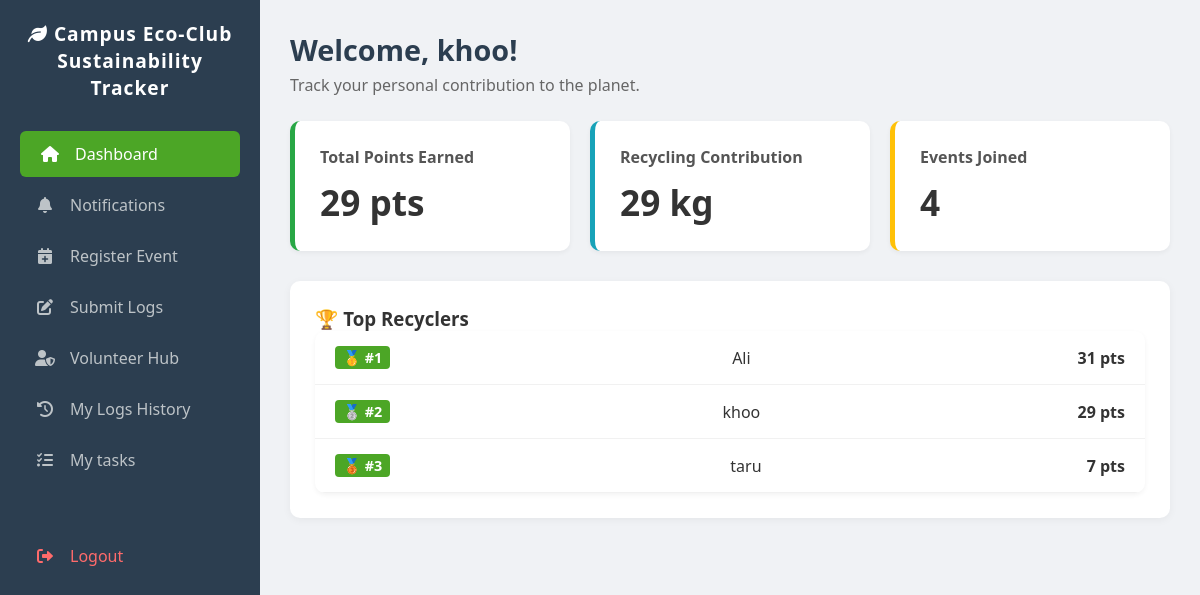
Before: /student_dashboard.php (signed in) with the older database file.
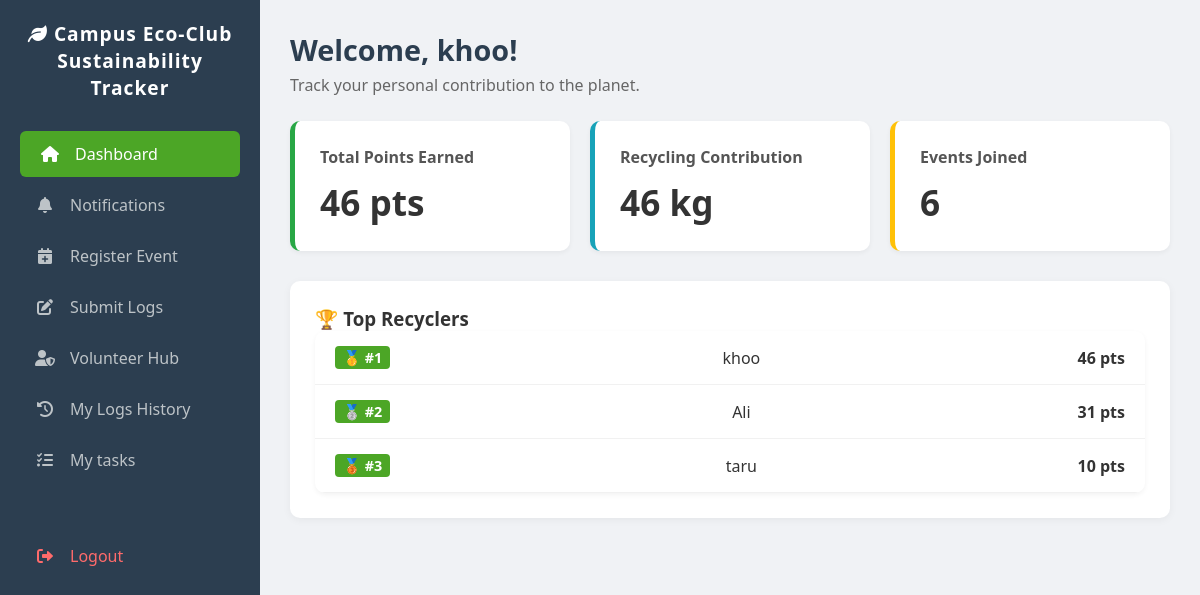
After: the same page with the newer database file.
### tables this page shows
CREATE TABLE `users` (
  `user_id` int(11) NOT NULL,
  `username` varchar(50) NOT NULL,
  `password` varchar(255) NOT NULL,
  `email` varchar(225) NOT NULL,
  `role` enum('admin','eo','student') NOT NULL,
  `points` int(11) DEFAULT 0
);

### php/StudentController/get_student_dashboard_statistic.php (called while the page is built)
<?php
include_once __DIR__ . '/../db_connect.php';
if (!isset($user_id)) {
    $user_id = $_SESSION['user_id'];
}
$sql_points = "SELECT points FROM users WHERE user_id = $user_id";
$result_points = $conn->query($sql_points);
if ($result_points->num_rows > 0)
{
    $row = $result_points->fetch_assoc();
    $student_points = $row['points'];
}
else
{
    $student_points = 0;
}
$sql_weight = "SELECT SUM(weight) as total_kg FROM logs WHERE user_id = $user_id AND status = 'approved'";
$result_weight = $conn->query($sql_weight);
$row_weight = $result_weight->fetch_assoc();
if ($recycling_kg = $row_weight['total_kg'])
{
    $recycling_kg = round($row_weight['total_kg'], 1);
}
else
{
    $recycling_kg = round($row_weight['total_kg'], 0);
}
$sql_event= "SELECT COUNT(*) as count FROM registrations WHERE user_id = $user_id";
$result_event = $conn->query($sql_event);
$events_joined = $result_event->fetch_assoc()['count'];
?>

### student_dashboard.php (the view, shortened to what this page needs)
<?php
include 'php/db_connect.php';
include 'php/StudentController/get_student_dashboard_statistic.php';
?>
<!DOCTYPE html>
<html lang="en">
<head>
    <link rel="stylesheet" href="https://cdnjs.cloudflare.com/ajax/libs/font-awesome/6.0.0/css/all.min.css">
    <link rel="stylesheet" href="css/all_style.css">
</head>
<body>
    <div class="sidebar">
        <h2><i class="fas fa-leaf"></i> Campus Eco-Club Sustainability Tracker</h2>
        <ul>
            <li onclick="showSection('dashboard')" class="active" id="nav-dashboard">
                <i class="fas fa-home"></i> Dashboard
            </li>
            <li onclick="showSection('notifications')" id="nav-notif">
                <i class="fas fa-bell"></i> Notifications
            </li>
            <li onclick="showSection('join-event')" id="nav-join-event">
                <i class="fas fa-calendar-plus"></i> Register Event
            </li>
            <li onclick="showSection('logs')" id="nav-logs">
                <i class="fas fa-edit"></i> Submit Logs
            </li>
            <li onclick="showSection('volunteer-hub')" id="nav-volunteer">
                <i class="fas fa-user-shield"></i> Volunteer Hub
            </li>
            <li onclick="showSection('history')" id="nav-history">
                <i class="fas fa-history"></i> My Logs History
            </li>
            <li onclick="showSection('tasks')" id="nav-tasks">
                <i class="fas fa-tasks"></i> My tasks
            </li>
            <li onclick="location.href='php/logout.php'" style="color: #ff6b6b; margin-top: 50px;">
                <i class="fas fa-sign-out-alt"></i> Logout
            </li>
        </ul>
    </div>
    <div class="main-content">
        <div id="dashboard" class="section active-section">
            <header>
                <h1>Welcome, <?php echo $_SESSION ['username'] ?>!</h1>
                <p>Track your personal contribution to the planet.</p>
            </header>
            <div class="cards-container">
                <div class="card" style="border-left: 5px solid #28a745;">
                    <h3>Total Points Earned</h3>
                    <p class = "number_card"><?php echo $student_points; ?> pts</p>
                </div>
                <div class="card" style="border-left: 5px solid #17a2b8;">
                    <h3>Recycling Contribution</h3>
                    <p class = "number_card"><?php echo $recycling_kg; ?> kg</p>
                </div>
                <div class="card" style="border-left: 5px solid #ffc107;">
                    <h3>Events Joined</h3>
                    <p class = "number_card"><?php echo $events_joined; ?> </p>
                </div>
            </div>
            <div class="panel" style="margin-top: 30px;">
                <h3>🏆 Top Recyclers</h3>
                <ul class="leaderboard-list">
                    <?php include 'php/StudentController/get_leaderboard.php'; ?>
                </ul>
            </div>
        </div>
    </div>
</body>
</html>

### php/StudentController/get_leaderboard.php (shortened to what this page needs)
<?php
include __DIR__ . '/../db_connect.php';
$sql = "SELECT u.username, SUM(l.points_awarded) as total_points
        FROM logs l
        JOIN users u ON l.user_id = u.user_id
        WHERE l.status = 'approved'
        GROUP BY l.user_id
        ORDER BY total_points DESC
        LIMIT 5";
$result = $conn ->query ( $sql );
if ($result && $result -> num_rows > 0) {
  $rank = 1;
  while ( $row = $result -> fetch_assoc () ) {
    $icon = "";
    if($rank == 1) $icon = "🥇";
    if ($rank == 2) $icon = "🥈";
    if ($rank == 3) $icon = "🥉";
    echo"<li class='leaderboard-item'>
            <span class='rank'>{$icon} #{$rank}</span>
            <span class='name'>" . htmlspecialchars($row['username']) . "</span>
            <span class='points'>{$row['total_points']} pts</span>
        </li>";
    $rank++;
  }
}
else {
    echo "<li style='padding:15px; text-align:center;'>No points awarded yet. </li>";
}
?>

### css/all_style.css (style rules this page uses)
* { box-sizing: border-box; margin: 0; padding: 0; font-family: 'Segoe UI', Tahoma, Geneva, Verdana, sans-serif; }
body { background-color: #f0f2f5; color: #333; display: flex; height: 100vh; }
.sidebar { width: 260px; background-color: #2c3e50; color: white; padding: 20px; display: flex; flex-direction: column; }
.sidebar h2 { font-size: 1.2rem; color: white; text-align: center; margin-bottom: 30px; font-weight: 600; letter-spacing: 1px; }
.sidebar ul { list-style: none; }
.sidebar li { padding: 12px 15px; margin-bottom: 5px; cursor: pointer; border-radius: 6px; color: #bdc3c7; transition: all 0.2s ease; display: flex; align-items: center; }
.sidebar li i { margin-right: 15px; width: 20px; text-align: center; }
.sidebar li:hover, .sidebar li.active { background-color: #4ca626; color: white; padding-left: 20px; }
.main-content { flex: 1; padding: 30px; overflow-y: auto; }
header { margin-bottom: 25px; }
h1 { color: #2c3e50; font-size: 1.8rem; }
header p { color: #666; margin-top: 5px; }
.section { display: none; }
.active-section { display: block; animation: fadeIn 0.3s ease-in; }
.cards-container { display: flex; gap: 20px; margin-bottom: 30px; }
.card { background: white; padding: 25px; flex: 1; border-radius: 10px; box-shadow: 0 2px 5px rgba(0,0,0,0.05); border-left: 5px solid #4ca626; }
.card h3 { font-size: 1rem; color: #555; }
.number_card { font-size: 2.2em; font-weight: 700; color: #333; margin-top: 10px; }
.panel { background: white; padding: 25px; border-radius: 10px; box-shadow: 0 2px 8px rgba(0,0,0,0.05); margin-bottom: 25px; }
.leaderboard-list { background: white; list-style: none; border-radius: 10px; box-shadow: 0 2px 5px rgba(0,0,0,0.05); overflow: hidden; }
.leaderboard-item { display: flex; justify-content: space-between; padding: 15px 20px; border-bottom: 1px solid #f1f1f1; align-items: center; }
.rank { background-color: #4ca626; color: white; padding: 2px 8px; border-radius: 4px; font-weight: bold; font-size: 0.9em; margin-right: 15px; }
.points { font-weight: bold; color: #333; }

Changed rows visible on the page:
changed users: points "29" → "46"
Other visible differences:
$recycling_kg: "29" → "46"
$events_joined: "4" → "6"
new list line: "🥇 # 1 khoo 46 pts"
new list line: "🥈 # 2 Ali 31 pts"
new list line: "🥉 # 3 taru 10 pts"
list line gone: "🥇 # 1 Ali 31 pts"
list line gone: "🥈 # 2 khoo 29 pts"
list line gone: "🥉 # 3 taru 7 pts"
